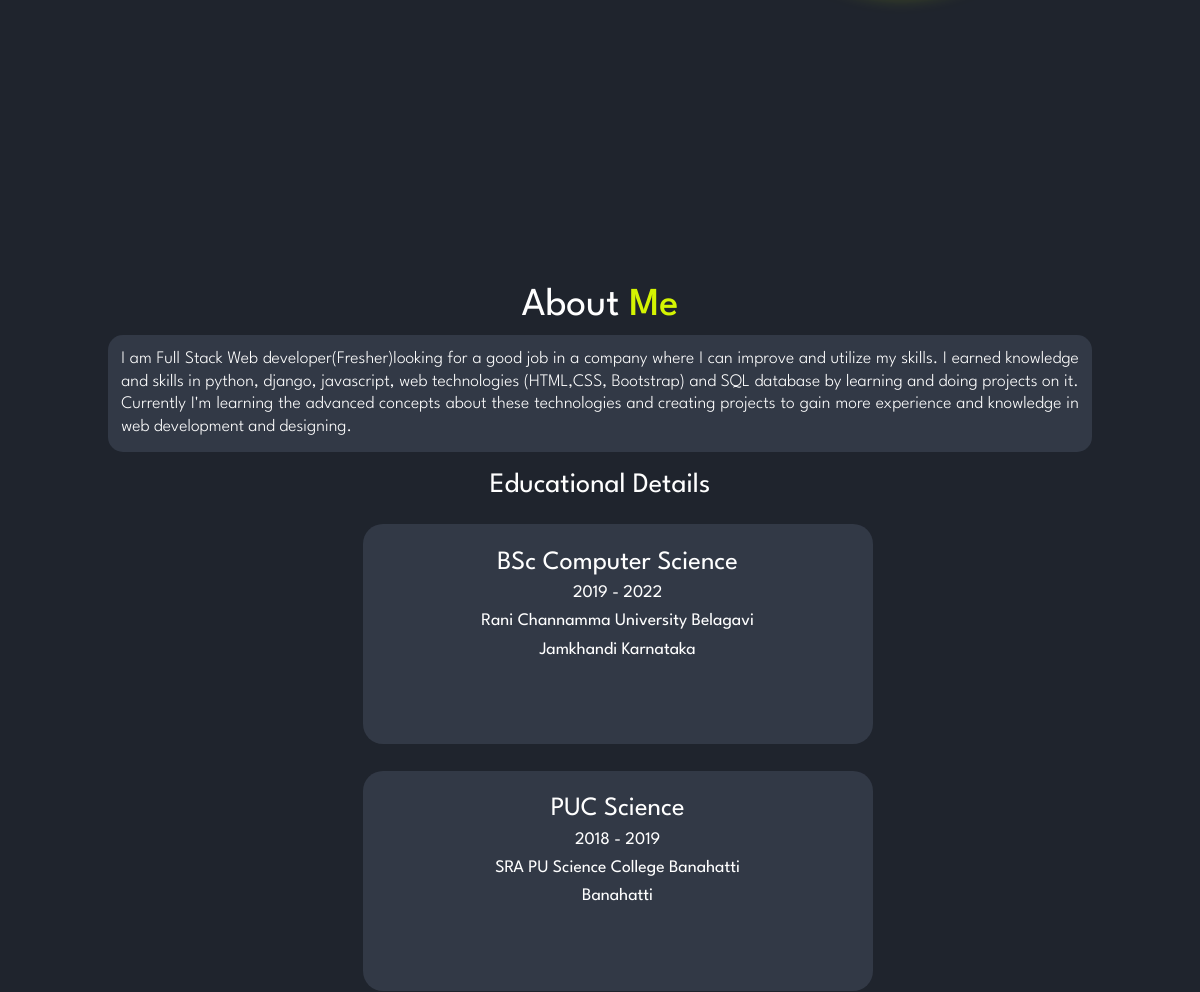
Before: / (middle part) with the older database file.
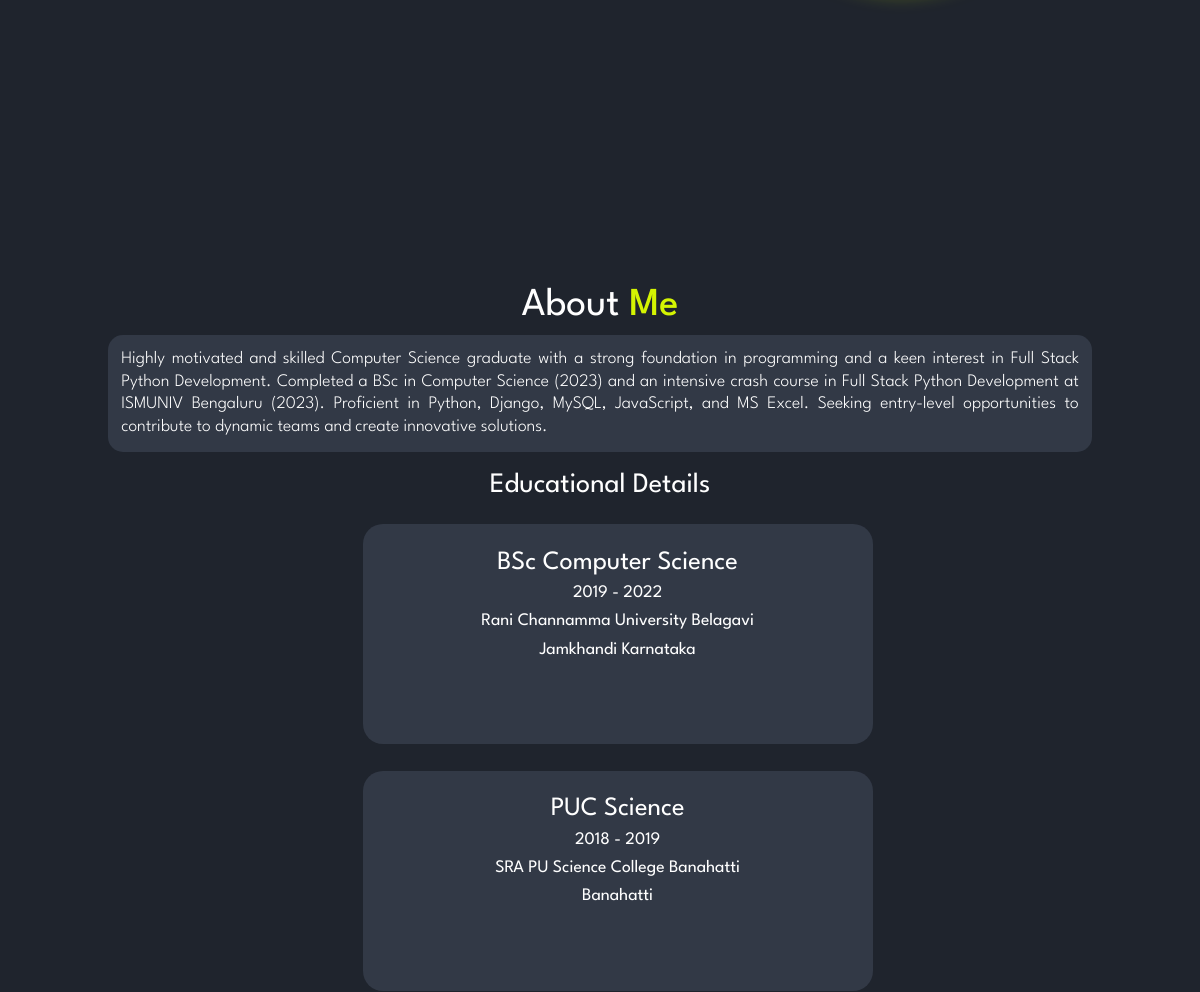
After: the same page with the newer database file.
### portfolio_app/models.py (models this page shows, shortened)
class AboutMe(models.Model):
    title = models.CharField(max_length=50)
    content = models.TextField()

class Education(models.Model):
    course = models.CharField(max_length=100)
    year = models.CharField(max_length=70)
    institution = models.CharField(max_length=100)
    location = models.CharField(max_length=100)

### portfolio_app/views.py (the view)
# urls.py: path('',views.index,name='index'),
def index(request):
    about = getabout_me()
    edcn = get_education_Details()
    skills = get_skills()
    projects = get_projects()
    links = get_links()
    name_details = get_name_details()
    work_details = get_work_known()
    return render(request,'index.html',{'about':about,'edcn':edcn,'skills':skills,'projects':projects,'links':links,'name_details':name_details,'work_details':work_details})

### portfolio_app/context_processors.py (called while the page is built)
def work_details_processor(request):
    links = Link.objects.all().last()
    return {'links': links}

### portfolio_app/views.py (called while the page is built)
def getabout_me():
    return AboutMe.objects.last()

def get_education_Details():
    return Education.objects.all()

def get_skills():
    return Skill.objects.all()

def get_projects():
    return Projects.objects.all()

def get_links():
    return Link.objects.order_by('created_at').last() #to retrieve erliest data

def get_name_details():
    return Name_Details.objects.last()

def get_work_known():
    return Work_Known.objects.all()

### portfolio_app/templates/index.html (shortened to what this page needs)
{% extends 'base.html' %}
{% block content %}
  <body>
    <section class="home" id="home">
    </section>
    <section class="about" id="about">
      <div class="about-content">
        <h3>About <span>Me</span></h3>
          {% if about %}
            <p>{{ about.content | safe }}</p>
          {% else %}
            <p>No information available about me at the moment.</p>
          {% endif %}
      </div>
      <h5 class="edu-head">Educational Details</h5>
      <div class="education-div">
        {% for e in edcn %}
        <div class="education">
          <h4>{{ e.course }}</h4>
          <p>{{ e.year }}</p>
          <p>{{ e.institution }}</p>
          <p>{{ e.location }}</p>
        </div>
        {% endfor %}
      </div>
    </section>
   {% endblock content %}

### portfolio_app/templates/base.html (shortened to what this page needs)
<!DOCTYPE html>
<html lang="en">
  <head>
    <link
      href="https://unpkg.com/boxicons@2.1.4/css/boxicons.min.css"
      rel="stylesheet"
    />
    <link rel="stylesheet" href="static/css/style.css" />
     <link rel="stylesheet" href="//cdn.jsdelivr.net/npm/alertifyjs@1.13.1/build/css/alertify.min.css"/>
  </head>
  <body>
    {% block content %} {% endblock content %}
</body>
</html>

### portfolio_app/static/css/style.css (style rules this page uses)
* { font-family: League spartan; font-weight: lighter; margin: 0; padding: 0; border: none; box-sizing: border-box; text-decoration: none; scroll-behavior: smooth; outline: none; }
:root { --bg-color: #1f242d; --second-bg-color: #323946; --text-color: #fff; --main-color: #ddff00f3; }
html { font-size: 62%; overflow-x: hidden; }
body { background: var(--bg-color); color: var(--text-color); }
section { min-height: 100vh; padding: 10rem 9% 2rem; }
.home { display: flex; align-items: center; justify-content: center; }
.about-content { margin-bottom: 2.2rem; }
.about-content h3 { font-size: 4.5rem; font-weight: 400; text-align: center; }
.edu-head { font-size: 3.2rem; font-weight: 400; text-align: center; }
.about-content span { color: var(--main-color); font-weight: 500; }
.about-content p { font-size: 2rem; font-weight: 300; line-height: 1.3; margin-top: 1.2rem; text-align: justify; background: var(--second-bg-color); padding: 1.5rem; border-radius: 15px; }
.education-div { display: flex; align-items: center; justify-content: space-between; flex-wrap: wrap; }
.education { padding: 2rem; border-radius: 20px; background: var(--second-bg-color); height: 220px; margin-top: 3rem; width: 510px; transition: 0.6s; }
.education h4 { font-size: 3rem; font-weight: 400; margin: 1rem 0; text-align: center; }
.education p { font-size: 2rem; font-weight: 400; line-height: 1.2; margin-top: 0.8rem; text-align: center; }
::placeholder { color: white; opacity: 0.6; }
@media (max-width: 1243px) { .education { position: relative; left: 50%; transform: translate(-50%, 0%); margin-left: 2rem; } }
@media (max-width: 1200px) { html { font-size: 55%; } }

Changed rows visible on the page:
no longer on this page (row unchanged): AboutMe: content "I am Full Stack Web developer(Fresher)looking for a good job in a company where I can improve and utilize my skills. I earned knowledge and skills in python, django, javascript, web technologies (HTML,CSS, Bootstrap) and SQL database by learning and doing projects on it. Currently I'm learning the advanced concepts about these technologies and creating projects to gain more experience and knowledge in web development and designing."
added AboutMe: content "Highly motivated and skilled Computer Science graduate with a strong foundation in programming and a keen interest in Full Stack Python Development. Completed a BSc in Computer Science (2023) and an intensive crash course in Full Stack Python Development at ISMUNIV Bengaluru (2023). Proficient in Python, Django, MySQL, JavaScript, and MS Excel. Seeking entry-level opportunities to contribute to dynamic teams and create innovative solutions."
